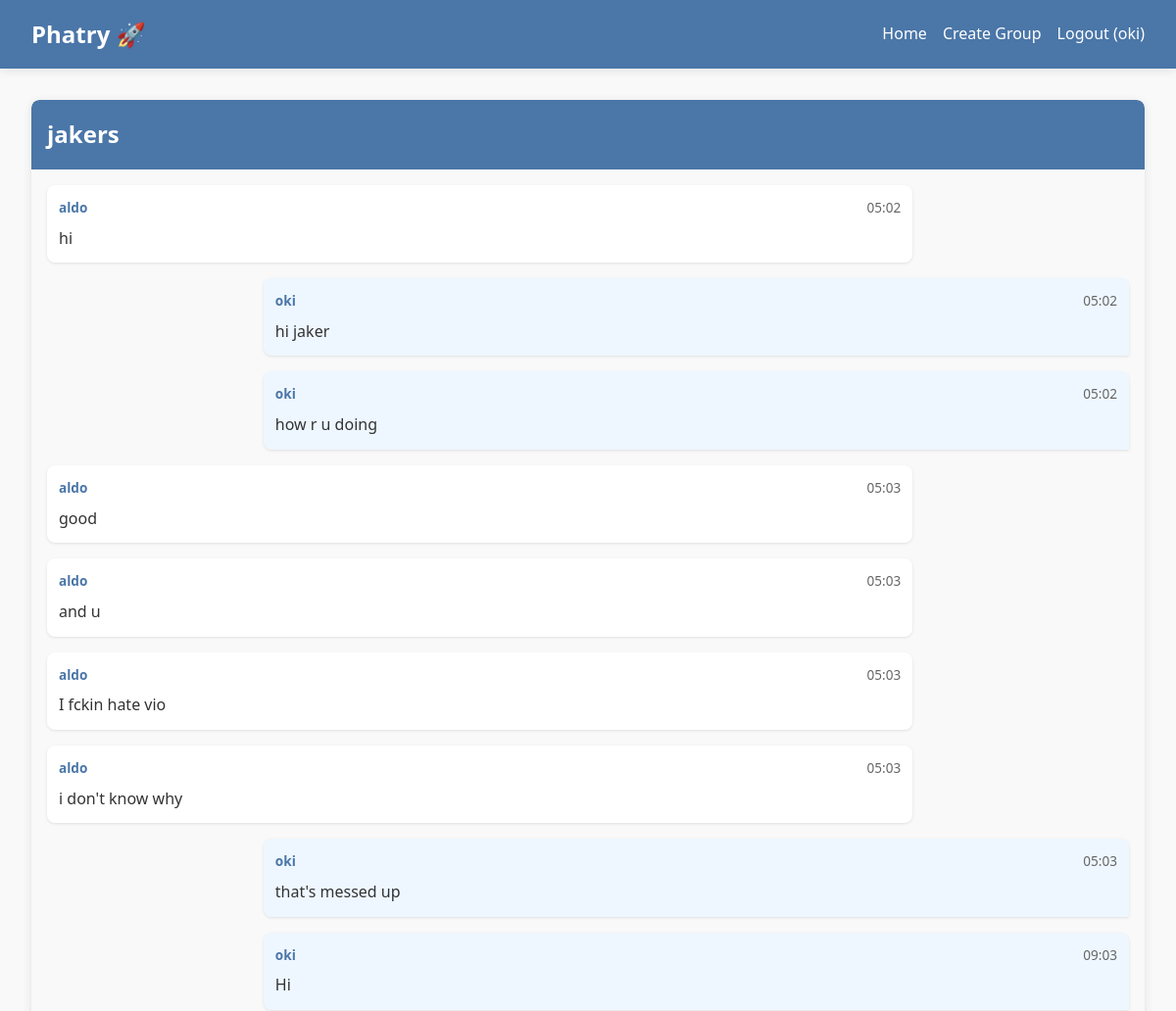
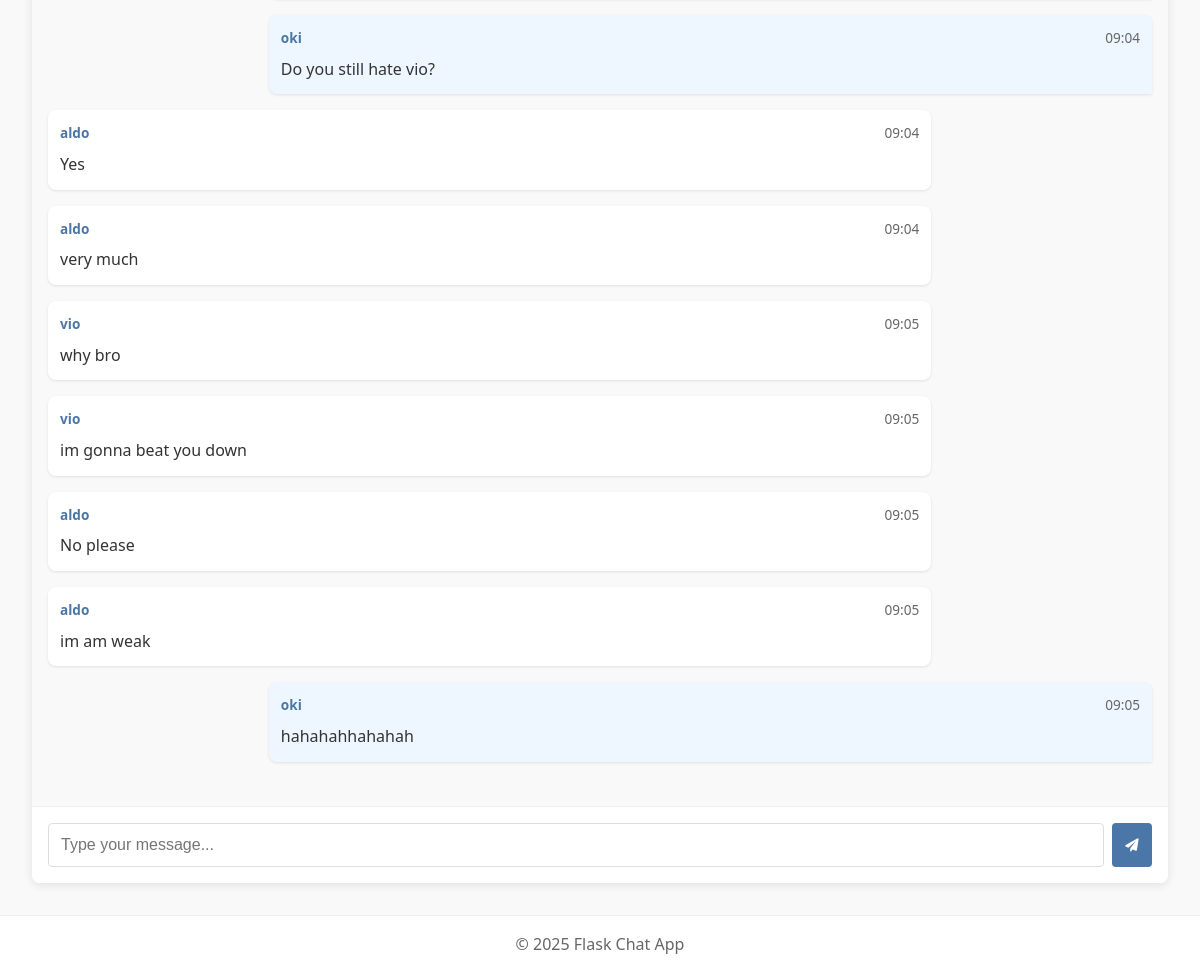
The app's page /group/1 (signed in), older data (2 pictures, top to bottom).
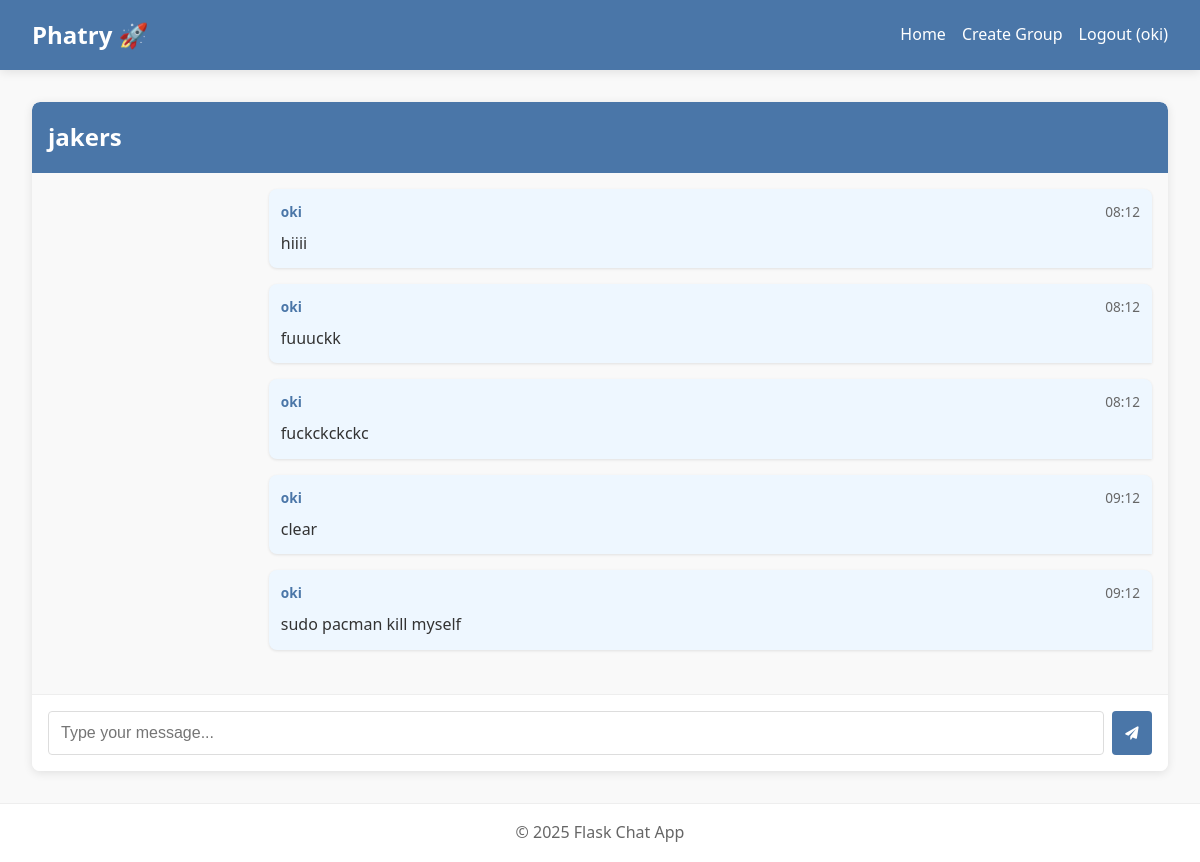
The same page, newer data.
### app.py (models this page shows)
class User(db.Model):
    id = db.Column(db.Integer, primary_key=True)
    username = db.Column(db.String(80), unique=True, nullable=False)
    password = db.Column(db.String(200), nullable=False)
    created_at = db.Column(db.DateTime, default=datetime.utcnow)

class Group(db.Model):
    id = db.Column(db.Integer, primary_key=True)
    name = db.Column(db.String(80), nullable=False)
    created_at = db.Column(db.DateTime, default=datetime.utcnow)
    created_by = db.Column(db.Integer, db.ForeignKey('user.id'))

class Message(db.Model):
    id = db.Column(db.Integer, primary_key=True)
    content = db.Column(db.Text, nullable=False)
    group_id = db.Column(db.Integer, db.ForeignKey('group.id'), nullable=False)
    user_id = db.Column(db.Integer, db.ForeignKey('user.id'), nullable=False)
    created_at = db.Column(db.DateTime, default=datetime.utcnow)
    user = db.relationship('User', backref='messages')
    group = db.relationship('Group', backref='messages')

### app.py (the view)
@app.route('/group/<int:group_id>')
def group_chat(group_id):
    if 'user_id' not in session:
        return redirect(url_for('login'))
    group = Group.query.get_or_404(group_id)
    is_member = GroupMember.query.filter_by(
        group_id=group_id,
        user_id=session['user_id']
    ).first()
    if not is_member:
        new_member = GroupMember(group_id=group_id, user_id=session['user_id'])
        db.session.add(new_member)
        db.session.commit()
    messages = Message.query.filter_by(group_id=group_id).order_by(Message.created_at).all()
    return render_template('group_chat.html', group=group, messages=messages)

### templates/group_chat.html (shortened to what this page needs)
{% extends "base.html" %}
{% block content %}
<div class="chat-container">
    <div class="chat-header">
        <h1>{{ group.name }}</h1>
    </div>
    <div class="chat-messages" id="messages">
        {% for message in messages %}
            <div class="message {% if message.user_id == session['user_id'] %}own-message{% endif %}">
                <div class="message-info">
                    <span class="username">{{ message.user.username }}</span>
                    <span class="time">{{ message.created_at.strftime('%H:%M') }}</span>
                </div>
                <div class="message-content">{{ message.content }}</div>
            </div>
        {% endfor %}
    </div>
    <div class="chat-input">
        <form id="messageForm">
            <input type="text" id="message" placeholder="Type your message..." autocomplete="off" required>
            <button type="submit">
                <i class="fas fa-paper-plane"></i>
            </button>
        </form>
    </div>
</div>
{% endblock %}

### templates/base.html (shortened to what this page needs)
<!DOCTYPE html>
<html lang="en">
<head>
    <link rel="stylesheet" href="{{ url_for('static', filename='css/style.css') }}">
    <link href="https://cdnjs.cloudflare.com/ajax/libs/font-awesome/6.0.0-beta3/css/all.min.css" rel="stylesheet">
</head>
<body>
    <header>
        <nav>
            <div class="logo">Phatry 🚀</div>
            <ul class="nav-links">
                {% if 'user_id' in session %}
                    <li><a href="{{ url_for('index') }}">Home</a></li>
                    <li><a href="{{ url_for('create_group') }}">Create Group</a></li>
                    <li><a href="{{ url_for('logout') }}">Logout ({{ session['username'] }})</a></li>
                {% else %}
                    <li><a href="{{ url_for('login') }}">Login</a></li>
                    <li><a href="{{ url_for('register') }}">Register</a></li>
                {% endif %}
            </ul>
        </nav>
    </header>
    <main>
        {% block content %}{% endblock %}
    </main>
    <footer>
        <p>&copy; 2025 Flask Chat App</p>
    </footer>
</body>
</html>

### static/css/style.css (style rules this page uses)
:root { --primary-color: #4a76a8; --secondary-color: #3d6293; --accent-color: #eef7ff; --text-color: #333; --light-gray: #f4f4f4; --dark-gray: #666; --success-color: #28a745; --error-color: #dc3545; --shadow: 0 2px 10px rgba(0, 0, 0, 0.1); }
* { margin: 0; padding: 0; box-sizing: border-box; }
body { font-family: 'Segoe UI', Tahoma, Geneva, Verdana, sans-serif; line-height: 1.6; color: var(--text-color); background-color: #f9f9f9; min-height: 100vh; display: flex; flex-direction: column; }
header { background-color: var(--primary-color); box-shadow: var(--shadow); }
nav { display: flex; justify-content: space-between; align-items: center; padding: 1rem 2rem; max-width: 1200px; margin: 0 auto; width: 100%; }
.logo { font-size: 1.5rem; font-weight: bold; color: white; text-align: center; }
.nav-links { display: flex; list-style: none; }
.nav-links li { margin-left: 1rem; }
.nav-links a { color: white; text-decoration: none; transition: all 0.3s ease; }
main { flex: 1; padding: 2rem; max-width: 1200px; margin: 0 auto; width: 100%; }
input[type="text"], input[type="password"] { width: 100%; padding: 0.75rem; border: 1px solid #ddd; border-radius: 4px; font-size: 1rem; }
.chat-container { display: flex; flex-direction: column; height: calc(100vh - 180px); background-color: white; border-radius: 8px; box-shadow: var(--shadow); overflow: hidden; }
.chat-header { background-color: var(--primary-color); color: white; padding: 1rem; border-top-left-radius: 8px; border-top-right-radius: 8px; }
.chat-header h1 { font-size: 1.5rem; margin: 0; }
.chat-messages { flex: 1; overflow-y: auto; padding: 1rem; background-color: #f9f9f9; }
.message { margin-bottom: 1rem; max-width: 80%; padding: 0.75rem; border-radius: 8px; background-color: white; box-shadow: 0 1px 3px rgba(0,0,0,0.1); }
.message-info { display: flex; justify-content: space-between; margin-bottom: 0.5rem; font-size: 0.85rem; }
.username { font-weight: bold; color: var(--primary-color); }
.time { color: var(--dark-gray); }
.message-content { word-break: break-word; }
.own-message { margin-left: auto; background-color: var(--accent-color); border-bottom-right-radius: 0; }
.chat-input { padding: 1rem; background-color: white; border-top: 1px solid #eee; }
.chat-input form { display: flex; }
.chat-input input { flex: 1; padding: 0.75rem; border: 1px solid #ddd; border-radius: 4px; font-size: 1rem; margin-right: 0.5rem; }
.chat-input button { background-color: var(--primary-color); color: white; border: none; border-radius: 4px; width: 40px; cursor: pointer; transition: background-color 0.3s ease; }
footer { background-color: #fff; text-align: center; padding: 1rem; color: var(--dark-gray); border-top: 1px solid #eee; margin-top: auto; }

Row changes from the older to the newer data that the page shows:
removed Message: user.username "aldo", created_at "05:02", content "hi"
removed Message: user.username "aldo", created_at "05:03", content "good"
removed Message: user.username "aldo", created_at "05:03", content "and u"
removed Message: user.username "aldo", created_at "05:03", content "I fckin hate vio"
removed Message: user.username "aldo", created_at "05:03", content "i don't know why"
removed Message: user.username "oki", created_at "05:03", content "that's messed up"
removed Message: user.username "oki", created_at "09:03", content "Hi"
removed Message: user.username "oki", created_at "09:04", content "Do you still hate vio?"
removed Message: user.username "aldo", created_at "09:04", content "Yes"
removed Message: user.username "aldo", created_at "09:04", content "very much"
removed Message: user.username "vio", created_at "09:05", content "why bro"
removed Message: user.username "vio", created_at "09:05", content "im gonna beat you down"
removed Message: user.username "aldo", created_at "09:05", content "No please"
removed Message: user.username "aldo", created_at "09:05", content "im am weak"
removed Message: user.username "oki", created_at "09:05", content "hahahahhahahah"
added Message: user.username "oki", created_at "08:12", content "hiiii"
changed Message: created_at "05:02" → "08:12"; content "hi jaker" → "fuuuckk"
changed Message: created_at "05:02" → "08:12"; content "how r u doing" → "fuckckckckc"
added Message: user.username "oki", created_at "09:12", content "clear"
added Message: user.username "oki", created_at "09:12", content "sudo pacman kill myself"
